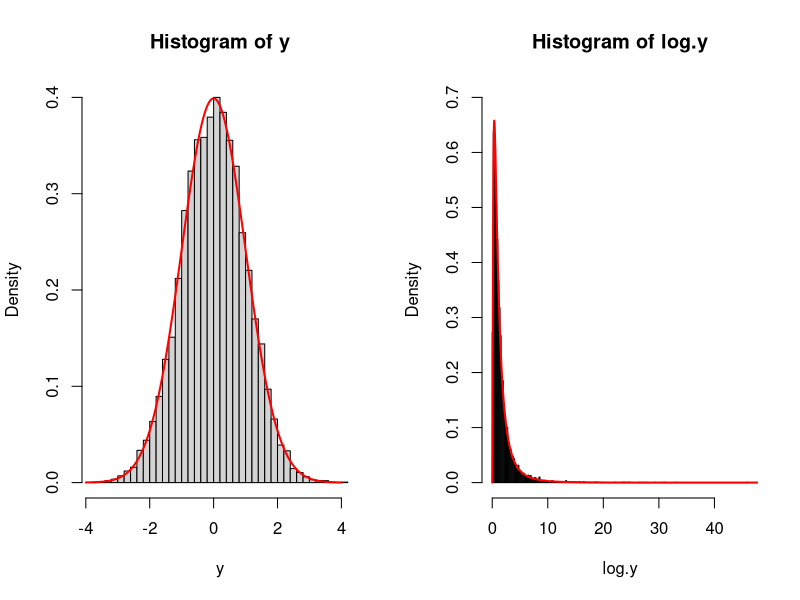
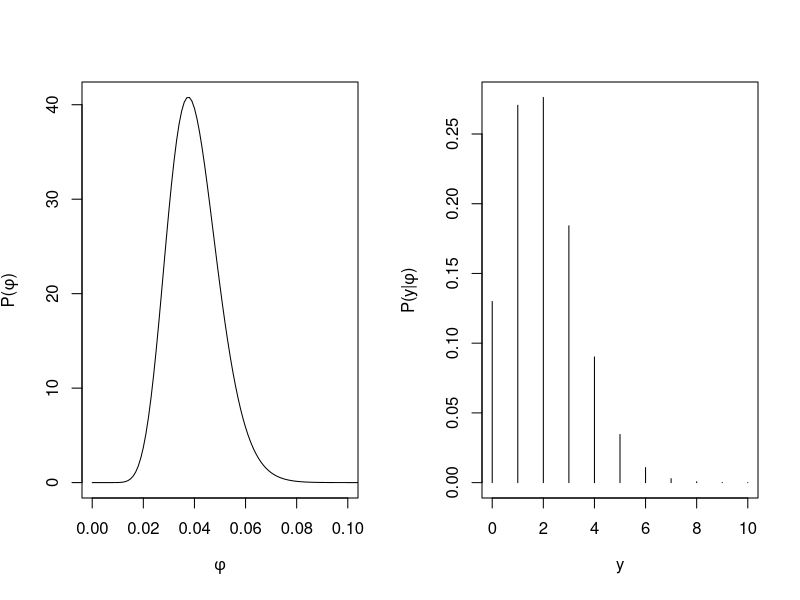
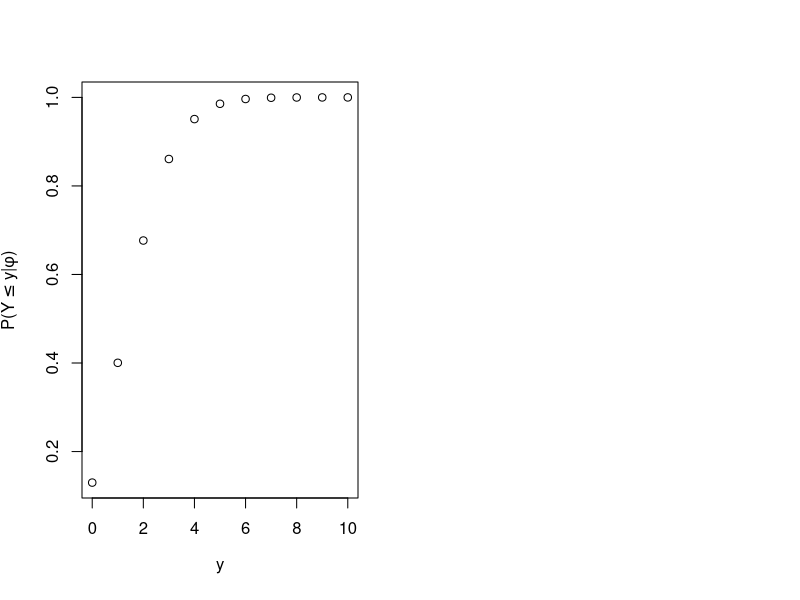
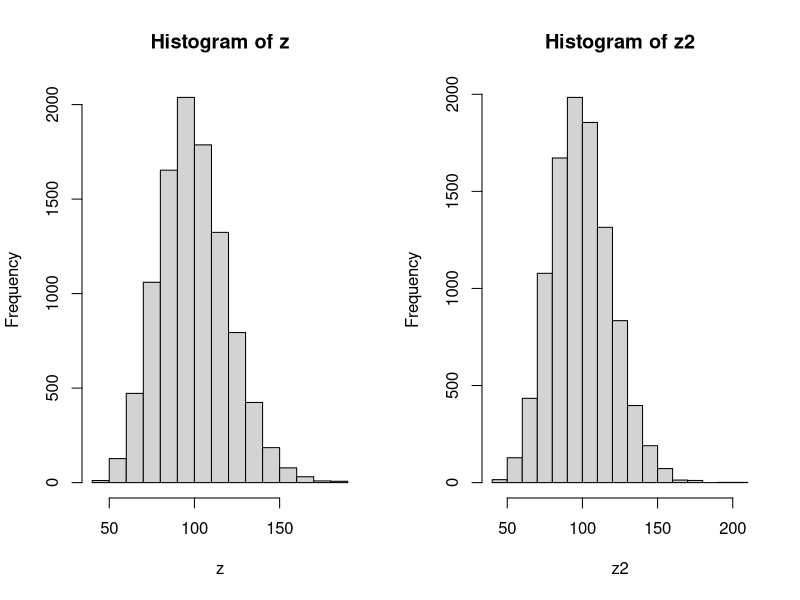
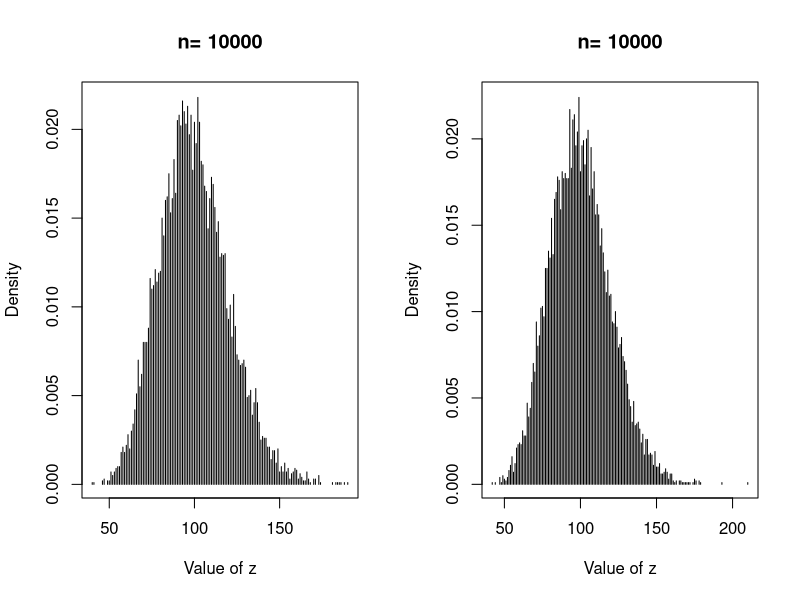
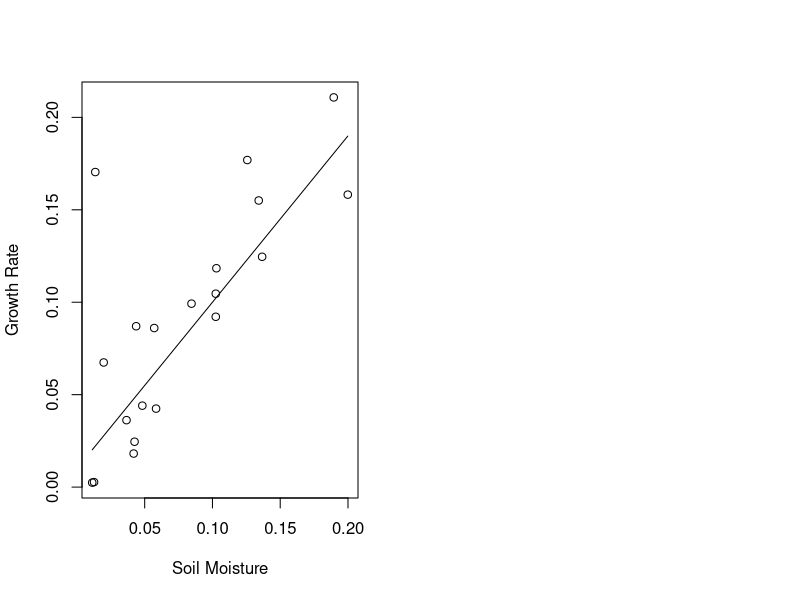

Reproduce these figures in R, in order.
## ---- chunk 1
rm(list = ls())
library(knitr)
knitr::opts_chunk$set(cache = FALSE, warnings = FALSE, tidy = FALSE)

# uncomment out this to generate key
 nokey = FALSE; key = TRUE

# uncomment out this to generate exercise
# nokey = TRUE; key = FALSE
## ---- chunk 2
lambda <- 33.32
n <- 10000
y <- rpois(n, lambda)
mean(y)
var(y)
quantile (y, c(0.025, 0.975))
## ---- chunk 3

prob <- c(.07,.13,.15,.23,.42)
size <- 80 
n <- 1 
rmultinom(n, size, prob)
## ---- chunk 4
x <- 94 
mean <- 103.4
sd <- 23.3
dnorm(x, mean, sd)

q <- c(110, 90) 
p.bound <- pnorm(q, mean = mean, sd = sd)
p.bound[1] - p.bound[2]
## ---- chunk 5
x <- 4 
size <- 24
p <- 0.12
dbinom(x, size, p)
## ---- chunk 6
p <- c(0.56, 0.06, 0.16, 0.22)
y <- c(65, 4, 25, 26)

dmultinom(x = y, prob = p)
## ---- chunk 7
mu <- 1.9
sigma <- 1.4
p <- 0.025
qnorm(p, mu, sigma)
## ---- chunk 8
mu <- 103.4
sd <- 23.2
shape <- mu**2/sd**2
rate <- mu/sd**2
x <- 94
dgamma(x, shape, rate)

q <- c(110, 90)
p.bound <- pgamma(q, shape, rate)
p.bound[1] - p.bound[2]
## ---- chunk 9
par(mfrow=c(1,2))

mean <- 0
sd <- 1
y <- rnorm (10000, mean = mean, sd = sd)
hist(y, breaks = 50, prob = TRUE) 
x  <- seq(-4, 4, .01)
z <- dnorm(x, mean = mean, sd = sd)
lines(x, z, col = "red", lwd = 2)

log.y <- rlnorm(10000, meanlog = mean, sdlog = sd)
hist(log.y, ylim=c(0, .7), breaks = 250, prob = TRUE) 
log.x <- seq(0, 50, .01)
z <- dlnorm(log.x, meanlog = mean, sdlog = sd)
lines(log.x, z, col = "red", lwd = 2)
## ---- chunk 10
median(y)
mean(y)
var(y)

median <- exp(mean)
(mean.log.y <- exp(mean + sd^2/2))
mean(log.y)
(var.log.y <- (exp(sd^2) - 1) * exp(2*mean + sd^2))
var(log.y)
## ---- chunk 11

shape_from_stats <- function(mu , sigma){
          a <-(mu^2-mu^3-mu*sigma^2)/sigma^2
          b <- (mu-2*mu^2+mu^3-sigma^2+mu*sigma^2)/sigma^2
         shape_ps <- c(a,b)
         return(shape_ps)
}

phi <- 0.04
sd <- 0.01
n <- 50

# calc prior parameters
b <- shape_from_stats(mu=phi, sigma=sd)
x <- seq(0,.2,.001)
y <- dbeta(x,b[1],b[2])
plot(x,y,type='l', 
     ylab = expression(paste("P(",phi,")")), 
     xlab = expression(phi),
     xlim = c(0,0.1))
         
## ---- chunk 12

#probability of 5 occupied
x <- 5
phi <- 0.04
n <- 50

dbinom(x=x,p=phi,size=n)

#plot the propability of the data
x <- seq(0,10)
y <- dbinom(x=x,p=phi,size=n)
plot(x,y,typ='h',
     ylab=expression(paste("P(y|",phi,")"),),
     xlab=expression(y))

## ---- chunk 13

#prob at least 5 occupied
q <- 4
phi <- 0.04
n <- 50
1-pbinom(q=q,p=phi,size=n)
x <- seq(0,10)
y <- pbinom(q=x,p=phi,size=n)
plot(x,y,
     ylab=expression(paste("P(",Y<=y,"|",phi,")")),
     xlab=expression(y))

## ---- chunk 14

#simulate 0-1 data, which is equivalent to Bernoulli since size=1
n <- 75
size <- 1
phi <- 0.04

y.sim <- rbinom(n=n,size=size,prob=phi)
y.sim
## ---- chunk 15
## r (kappa) is dispersion called "size" in R
n <- 10000
lambda <- 100
sigma <- sqrt(400)
r <- lambda^2/(sigma^2-lambda)
z <- rnbinom(n,mu=lambda,size=r)
mean(z)
sd(z)
## ---- chunk 16
## Parameterized for JAGS using probabilty parameter
n <- 10000
lambda <- 100
sigma <- sqrt(400)
r <- lambda^2/(sigma^2-lambda)
z2 <- rnbinom(n,prob=r/(r+lambda),size=r)
mean(z2)
sd(z2)

# Alternatively
lambda <- 100
r <- lambda^2/(sigma^2-lambda)
sigma <- sqrt(lambda + lambda^2/r)
z <- rnbinom(n, mu=lambda, size=r)
## ---- chunk 17
## Parameterized for JAGS using probabilty parameter
n <- 10000
lambda <- 100
sigma <- sqrt(400)
r <- lambda^2/(sigma^2-lambda)

z <- rnbinom(n,mu=lambda,size=r) #first parameterization
z2 <- rnbinom(n,prob=r/(r+lambda),size=r) #second parameterization

par(mfrow=c(1,2))
hist(z)
hist(z2)

library(plyr)
y <- count(z)
dens <- y$freq/n
y <- cbind(y,dens)
plot(y$x,y$dens, type="h", 
     ylab="Density",
     xlab="Value of z",
     main=paste("n=",n))
y <- count(z2)
dens <- y$freq/n
y <- cbind(y,dens)
plot(y$x,y$dens, type="h", 
     ylab="Density",
     xlab="Value of z",
     main=paste("n=",n))
## ---- chunk 18
x <- runif(20,0.01,0.2)
mu <- 0.01 + 0.9*x
sigma <- 0.03
alpha <- mu^2/sigma^2
beta <- mu/sigma^2
y <- rgamma(length(mu), alpha, beta)
plot(x,y,
     xlab="Soil Moisture",
     ylab="Growth Rate")
lines(x,mu)

